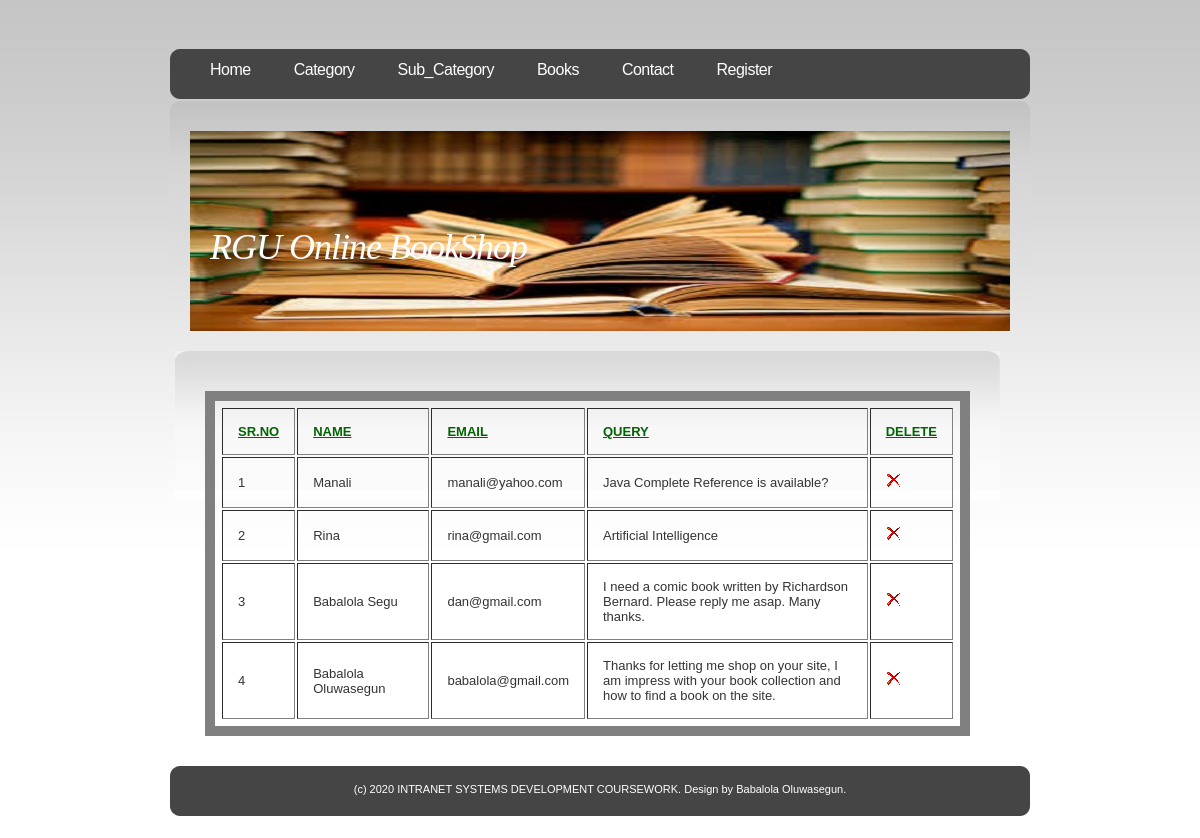
Page /admin/contact.php on the committed database.
### tables this page shows
CREATE TABLE `contact` (
  `con_id` int(4) NOT NULL,
  `con_nm` varchar(25) NOT NULL,
  `con_email` varchar(35) NOT NULL,
  `con_query` longtext NOT NULL
);

### admin/contact.php (the view, shortened to what this page needs)
<?php
require('includes/config.php');
$q="select * from contact";
$res=mysqli_query($conn,$q) or die("Can't Execute Query...");
?>
<!DOCTYPE html PUBLIC "-//W3C//DTD XHTML 1.0 Strict//EN" "http://www.w3.org/TR/xhtml1/DTD/xhtml1-strict.dtd">
<html xmlns="http://www.w3.org/1999/xhtml">
<head>
    <?php
    include("includes/head.inc.php");
    ?>
</head>
<body>
<div id="header">
    <div id="menu">
        <?php
        include("includes/menu.inc.php");
        ?>
    </div>
</div>
<div id="logo-wrap">
    <div id="logo">
        <?php
        include("includes/logo.inc.php");
        ?>
    </div>
</div>
<div id="page">
    <div id="content">
        <div class="post">
            <h1 class="title"></h1>
            <div class="entry">
                <table border='1' WIDTH='100%'>
                    <tr>
                        <td WIDTH='10%' style="color:darkgreen"><b><u>SR.NO</u></b>
                        <TD style="color:darkgreen" WIDTH='20%'><b><u>NAME</u></b>
                        <TD style="color:darkgreen" WIDTH='20%'><b><u>EMAIL</u></b>
                        <TD style="color:darkgreen" WIDTH='50%'><b><u>QUERY</u></b>
                        <TD style="color:darkgreen" WIDTH='25%'><b><u>DELETE</u></b>
                    </tr>
                    <?php
                    $count=1;
                    while($row=mysqli_fetch_assoc($res))
                    {
                        echo '<tr>
										<td>'.$count.'
										<td>'.$row['con_nm'].'
										<td>'.$row['con_email'].'
										<td>'.$row['con_query'].'
										<td><a href="process_del_contact.php?sid='.$row['con_id'].'"><img src="images/drop.png" ></a>
									</tr>';
                        $count++;
                    }
                    ?>
                </TABLE>
            </div>
        </div>
    </div>
    <div style="clear: both;">&nbsp;</div>
</div>
<div id="footer">
    <?php
    include("includes/footer.inc.php");
    ?>
</div>
</body>
</html>

### admin/default.css (style rules this page uses)
body { margin-top: 49px; padding: 0; background: url(images/img01.jpg) repeat-x left top; font-family: "Trebuchet MS", Arial, Helvetica, sans-serif; font-size: 13px; color: #333333; }
h1, h2, h3 { margin: 0; font-weight: normal; color: #559106; }
h1 { letter-spacing: -1px; font-size: 32px; }
a:link { color: #4E8006; }
img { border: none; }
#header { width: 860px; height: 52px; margin: 0 auto; background: url(images/img02.jpg) no-repeat left top; }
#menu { float: left; width: 860px; height: 54px; }
#logo-wrap { width: 860px; margin: 0 auto; padding: 30px 0 20px 0; background: url(images/img03.jpg) no-repeat left top; }
#logo { width: 820px; height: 200px; margin: 0 auto; background: url(images/headerlogo1.jpg) no-repeat left top; }
#page { width: 850px; margin: 0 auto; }
#content { float: left; width: 825px; background: url(images/img10.jpg) no-repeat left top; }
.post { padding: 15px 15px; }
.post .title { margin-bottom: 20px; padding-bottom: 5px; }
.post .entry { padding: 0 15px; }
#footer { margin: 0 auto; height: 64px; min-height: 64px; padding: 0; }
html>body #footer { height: auto; }

### admin/contact.php (style rules this page uses)
table { padding:5px;border:10px solid gray }
td,th { padding:15px }

### rows in the picture
contact: con_nm "Manali", con_email "manali@yahoo.com", con_query "Java Complete Reference is available?"
contact: con_nm "Rina", con_email "rina@gmail.com", con_query "Artificial Intelligence"
contact: con_nm "Babalola Segu", con_email "dan@gmail.com", con_query "I need a comic book written by Richardson Bernard. Please reply me asap. Many thanks."
contact: con_nm "Babalola Oluwasegun", con_email "babalola@gmail.com", con_query "Thanks for letting me shop on your site, I am impress with your book collection and how to find a book on the site."
